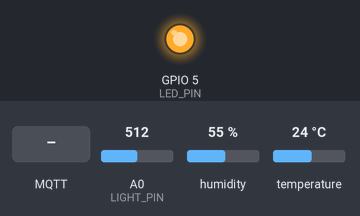
This sketch was run on a simulated ESP8266 (NodeMCU). Parts: output pins drawn as LEDs (lit = HIGH). Inputs (shaded band) come from the test bench; at power-on: A0 (LIGHT_PIN) = 512, humidity 55 %, temperature 24 °C. WiFi joins after 1.5 s; servers stay silent unless stated; random numbers use the default seed unless the sketch sets one; no MQTT or app messages arrive unless stated; what the sketch prints to the serial monitor is not drawn.

Above: at 2.7 s.
2.8 s: MQTT message "OFF" arrives on the first subscribed topic
At 3.5 s:
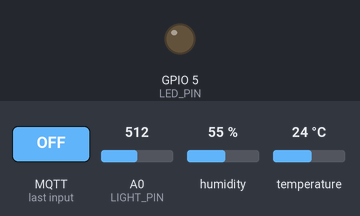
4.3 s: MQTT message "ON" arrives on the first subscribed topic
At 4.6 s:
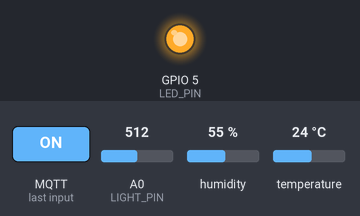
Timing chart, 0 to 7.3 s (numbered marks = the images above; inputs shaded):
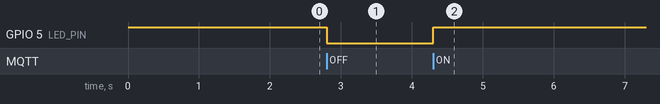

Measured:
- after the input at 2.8 s, GPIO 5 (LED_PIN): HIGH → LOW at once
- after the input at 4.3 s, GPIO 5 (LED_PIN): LOW → HIGH at once

The sketch:

sensor.ino
```cpp
#include <ESP8266WiFi.h>
#include <WiFiClientSecure.h>
#include <PubSubClient.h>
#include "DHT.h"

#define DHTPIN 4 // NodeMCU: D2 == GPIO 4
#define DHTTYPE DHT22
#define LIGHT_PIN A0
#define LED_PIN 5 // NodeMCU: D1 == GPIO 5

DHT dht(DHTPIN, DHTTYPE);

const char *ssid = "MIGHTZZ";
const char *password = "tu1den10";

const char *mqtt_server = "dff8f7471d7745a6907092c74b9267e6.s1.eu.hivemq.cloud";
const int mqtt_port = 8883;
const char *mqtt_user = "Project220251";
const char *mqtt_pass = "Project220251";

const char *topic_publish = "iot/sensor/data";
const char *topic_alert = "home/alert";

WiFiClientSecure espClient;
PubSubClient client(espClient);
long lastMsg = 0;

void callback(char *topic, byte *payload, unsigned int length)
{
  String message = "";
  for (int i = 0; i < length; i++)
  {
    message += (char)payload[i];
  }
  Serial.print("Nhan lenh: ");
  Serial.println(message);

  if (message == "ON")
  {
    digitalWrite(LED_PIN, HIGH);
  }
  else if (message == "OFF")
  {
    digitalWrite(LED_PIN, LOW);
  }
}

void setup_wifi()
{
  delay(10);
  Serial.println();
  Serial.print("Dang ket noi WiFi: ");
  Serial.println(ssid);
  WiFi.begin(ssid, password);
  while (WiFi.status() != WL_CONNECTED)
  {
    delay(500);
    Serial.print(".");
  }
  Serial.println("\nWiFi Connected!");
  espClient.setInsecure();
}

void reconnect()
{
  while (!client.connected())
  {
    Serial.print("Dang ket noi MQTT...");
    String clientId = "NodeMCU-" + String(random(0xffff), HEX);

    if (client.connect(clientId.c_str(), mqtt_user, mqtt_pass))
    {
      Serial.println("THANH CONG!");

      client.subscribe(topic_alert);
    }
    else
    {
      Serial.print("Loi, rc=");
      Serial.print(client.state());
      delay(5000);
    }
  }
}

void setup()
{
  Serial.begin(115200);
  dht.begin();
  pinMode(LIGHT_PIN, INPUT);

  pinMode(LED_PIN, OUTPUT);
  digitalWrite(LED_PIN, HIGH); // Mặc định tắt

  setup_wifi();
  client.setServer(mqtt_server, mqtt_port);

  client.setCallback(callback);
}

void loop()
{
  if (!client.connected())
  {
    reconnect();
  }
  client.loop();

  long now = millis();
  if (now - lastMsg > 5000)
  {
    lastMsg = now;

    float h = dht.readHumidity();
    float t = dht.readTemperature();
    int lightValue = analogRead(LIGHT_PIN);

    if (isnan(h) || isnan(t))
    {
      Serial.println("Loi DHT!");
      return;
    }

    char msg[100];
    snprintf(msg, 100, "{\"temp\":%.2f, \"humi\":%.2f, \"light\":%d}", t, h, lightValue);

    Serial.print("Gui: ");
    Serial.println(msg);
    client.publish(topic_publish, msg);
  }
}
```
